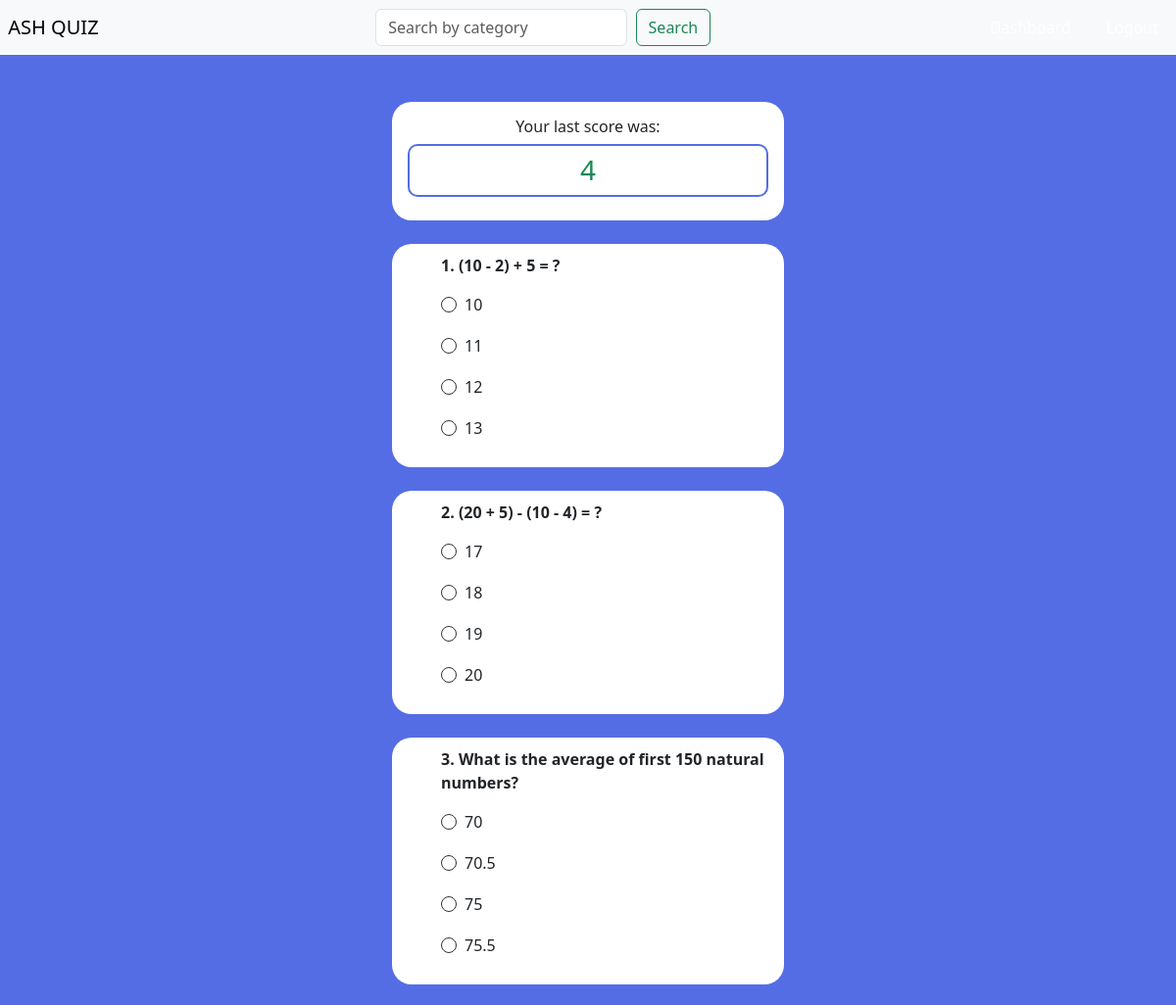
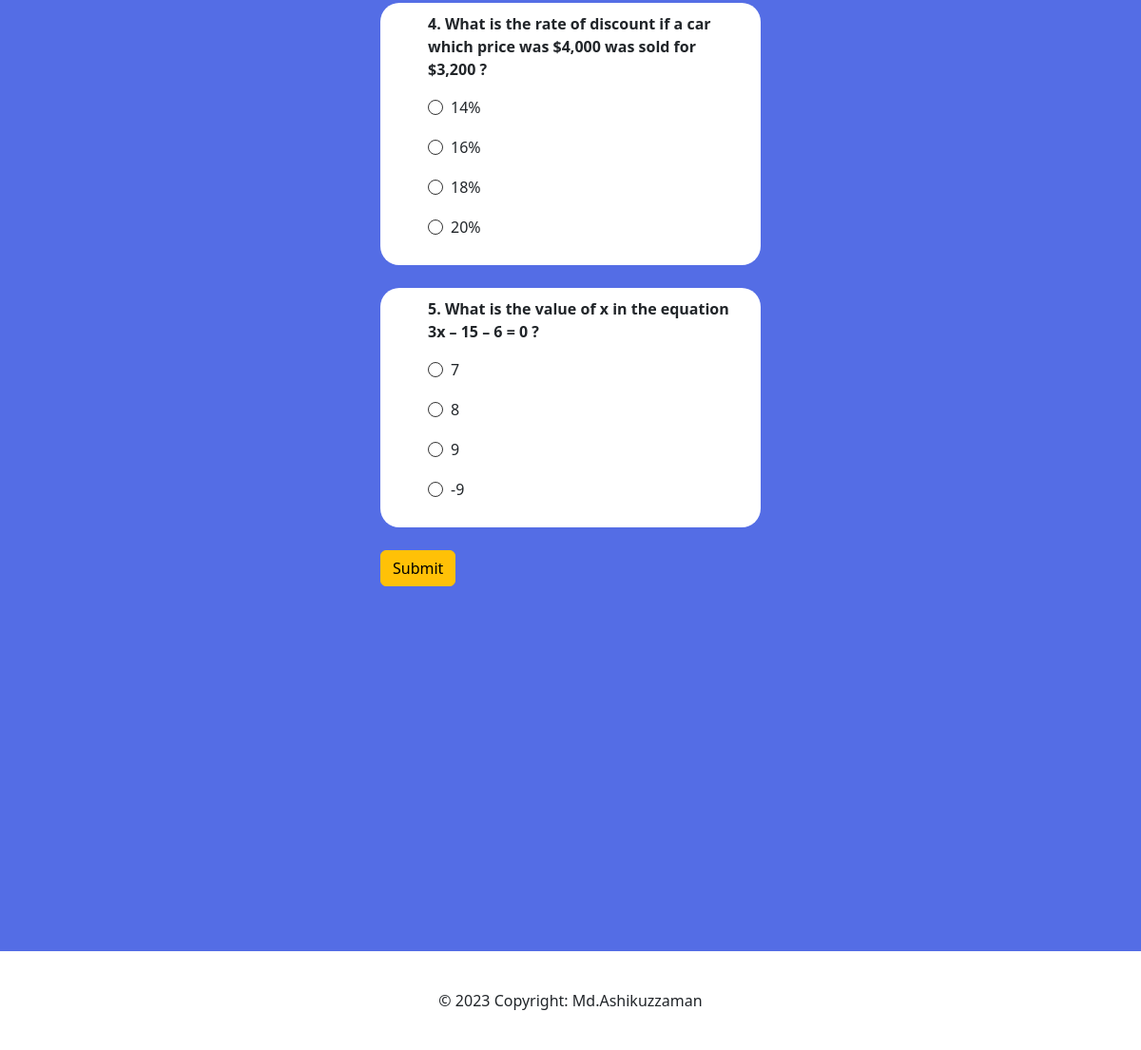
The page /exam-questions/math-101-mcq-exam/ (signed in) on the database its author committed (2 pictures, top to bottom).
### base_app/models.py (models this page shows, shortened)
class SubmittedAnswer(models.Model):
    submitted_answers = models.TextField(max_length=10000)
    exam = models.ForeignKey(Exam, on_delete=models.CASCADE, null=True, blank=True)
    number_of_correct_answers = models.PositiveBigIntegerField(null=True)
    submit_user = models.ForeignKey(User, on_delete=models.CASCADE, null=True)

class Question(models.Model):
    title = models.CharField(max_length=400)
    exam = models.ForeignKey(Exam, on_delete=models.CASCADE)

class Option(models.Model):
    title = models.CharField(max_length=300)
    question = models.ForeignKey(Question, null=True, on_delete=models.CASCADE)

### base_app/views.py (the view, shortened to what this page needs)
# urls.py: path('exam-questions/<slug:exam_slug>/', views.exam_questions, name='exam-questions'),
@login_required(login_url='my-login')
def exam_questions(request, exam_slug):
    exam = Exam.objects.get(slug = exam_slug)
    questions = Question.objects.filter(exam__slug = exam_slug)
    total_questions = len(questions)
    answers_list = []
    correct_answers = []
    result_count = 0
    options = Option.objects.all()
    if request.user.is_authenticated:
        try:
            submitted_answer = SubmittedAnswer.objects.get(exam = exam, submit_user = request.user)
            context = {'questions': questions, 'options': options, 'submitted_answer': submitted_answer}
        except SubmittedAnswer.DoesNotExist:
            context = {'questions': questions, 'options': options}
    else:
         context = {'questions': questions, 'options': options}
    return render(request, 'base_app/questions.html', context = context)

### base_app/templates/base_app/questions.html (shortened to what this page needs)
{% extends 'base_app/base.html' %}
{% block content %}
<div class="question-container">
    {% if request.user.is_authenticated and submitted_answer%}
        <div class="bg-white shadow-md p-3 small-form-layout text-center">
            <h6>Your last score was:</h6>
            <h3 class="text-success p-2" style="border: 2px solid #546de5; border-radius: 10px;">{{submitted_answer.number_of_correct_answers}}</h3>
        </div>
        <br>
    {% endif %}
    <form action="" method="POST">
    {% for question in questions %}
    <div class="question-card">
        <div class="question-body">
            <p><strong>{{forloop.counter}}. {{question.title}}</strong></p>
            {% for option in options %}
                {% if option.question == question %}
                    <div class="form-check">
                    <input class="form-check-input" type="radio" name="flexRadioDefault-{{option.question.id}}" id="flexRadioDefault-{{option.question.id}}" value="{{option.title}}" required>
                    <label class="form-check-label" for="flexRadioDefault-{{option.question.id}}">
                        <p>{{option.title}}</p>
                    </label>
                    </div>
                {% endif %}
            {% endfor %}
        </div>
    </div>
    <br>
    {% endfor %}
    <input type="submit" value="Submit" class="btn btn-warning">
</form>
</div>
<br> <br> <br> <br> <br> <br>
{% endblock %}

### static/css/style.css (style rules this page uses)
* { box-sizing: border-box; }
body { background-color: #546de5; background-attachment: fixed; background-position: center center; background-size: cover; }
.question-container { display: flex; flex-direction: column; align-items: center; }
.question-card { width: 400px; background-color: #fff; border-radius: 20px; padding: 10px 20px; }
.question-body { margin-left: 30px; }
.form-check-input { border: var(--bs-border-width) solid #333; }

### base_app/templates/base_app/questions.html (style rules this page uses)
.small-form-layout { background-color: #546de5; width: 400px; border-radius: 20px; }

### rows shown on the page
SubmittedAnswer: number_of_correct_answers "4"
Question: title "(10 - 2) + 5 = ?"
Option: title "10"
Option: title "11"
Option: title "12"
Option: title "13"
Question: title "(20 + 5) - (10 - 4) = ?"
Option: title "17"
Option: title "18"
Option: title "19"
Option: title "20"
Question: title "What is the average of first 150 natural numbers?"
Option: title "70"
Option: title "70.5"
Option: title "75"
Option: title "75.5"
Question: title "What is the rate of discount if a car which price was $4,000 was sold for $3,200 ?"
Option: title "14%"
Option: title "16%"
Option: title "18%"
Option: title "20%"
Question: title "What is the value of x in the equation 3x – 15 – 6 = 0 ?"
Option: title "7"
Option: title "8"
Option: title "9"
Option: title "-9"
